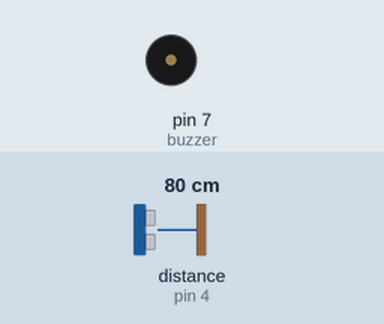
Bench run of a sketch on a simulated Arduino Uno, built with avr-gcc and run on an emulated ATmega328P. On the bench: buzzer (waves = sounding, pin HIGH). Wiring (inferred from the names in the program): ultrasonic range finder: trigger pin 2; echo pin 4. The inputs (shaded band) are chosen by the test bench; at power-on: distance to the obstacle (sensor on pin 4) 80 cm. The echo pulse lasts 58.3 µs per cm; pins used as bus, display or sensor lines are not drawn; what the sketch prints to the serial monitor is not drawn.

Above: at 0.05 s.
Timing chart, 0 to 3.0 s (numbered marks = the images above):
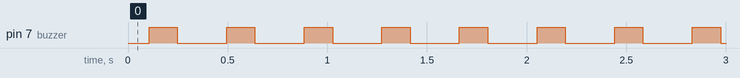

Measured:
- by itself, pin 7 (buzzer): alternates HIGH for 0.14 s and LOW for 0.25 s

The sketch:

Ultrasonic_Sensor_Distance_Alaram.ino
```cpp
// Assigning names to pins
#define buzzer 7
#define trig 2
#define echo 4

// Declaring variables
int response=0;
int distance = 0;
int wait=1000;  // this is the value being used for different types of delays by dividing it with some number based on distance value

// Declaring constant variable for speed of sound
const float SPEED_OF_SOUND = 0.0343;

void setup() {
  // put your setup code here, to run once:

  // Setting pins to input and output modes
  pinMode(buzzer  , OUTPUT);
  pinMode(trig  , OUTPUT);
  pinMode(echo  , INPUT);

  // Starting Serial Communication at baud rate 9600
  Serial.begin(9600);
}

void loop() {
  // put your main code here, to run repeatedly:

  // setting trigger pin to LOW in case it was already HIGH and then sending a pulse for 10 microseconds by
  // setting trigger pin HIGH and then setting it to LOW again
  digitalWrite(trig , LOW);
  delayMicroseconds(2);
  digitalWrite(trig , HIGH);
  delayMicroseconds(10);
  digitalWrite(trig  ,  LOW);

  // storing the response time of ultrasonic sensor using pulseIn function and storing it in response variable
  // meaning that the time sound took to be released from trigger and be collected at echo in microseconds
  response  = ( pulseIn(echo  , HIGH) ) / 1000000; //  response is divided by 10^6 to convert time in seconds

  // Calculating distance by using formula: S = v x t. Distance is converted in cm by multiplying with 100
  distance  = ( (response / 2)  * SPEED_OF_SOUND )  * 100;
// NOTE: response is divided by 2 because response is the time it took sound to be transmitted from trigger,
//       go in forward direction, hit any surface, come back and be collected at echo. But we only need time
//       it takes sound to travel from trigger to the surface so we divided response it in half.

  // Displaying on Serial Monitor as:  x cm. where x is value of distance
  Serial.print(distance);
  Serial.print(" cm");
  delay(100);

  // Triggering buzzer for certain time based on value of distance
  // Buzzer sounds for half second if distance is between 50cm and 60cm
  if ((distance<60) && (distance>50))
  {digitalWrite(buzzer  , HIGH);
  delay(wait  / 2);
  digitalWrite(buzzer , LOW);
  delay(wait  / 2);
  }

  // Buzzer sounds for one-third of a second if distance is between 40cm and 50cm
  if ((distance<50) && (distance>40))
  {digitalWrite(buzzer   ,  HIGH);
  delay(wait  / 3);
  digitalWrite(buzzer , LOW);
  delay(wait  / 3);
  }

  // Buzzer sounds for quater of a second if distance is between 30cm and 40cm
  if ((distance<40) && (distance>30))
  {digitalWrite(buzzer  , HIGH);
  delay(wait  / 4);
  digitalWrite(buzzer , LOW);
  delay(wait  / 4);
  }

  // Buzzer sounds for fifth of a second if distance is between 20cm and 30cm
  if ((distance<30) && (distance>20))
  {digitalWrite(buzzer  , HIGH);
  delay(wait  / 5);
  digitalWrite(buzzer , LOW);
  delay(wait  / 5);
  }

  // Buzzer sounds for sixth of a second if distance is between 10cm and 20cm
  if ((distance<20) && (distance>10))
  {digitalWrite(buzzer  , HIGH);
  delay(wait  / 6);
  digitalWrite(buzzer , LOW);
  delay(wait  / 6);
  }

  // Buzzer sounds for seventh of a second if distance is less than 10cm
  if (distance<10)
  {
  digitalWrite(buzzer , HIGH);
  delay(wait  / 7);
  digitalWrite(buzzer , LOW);
  delay(wait  / 7);
  }
}
```
